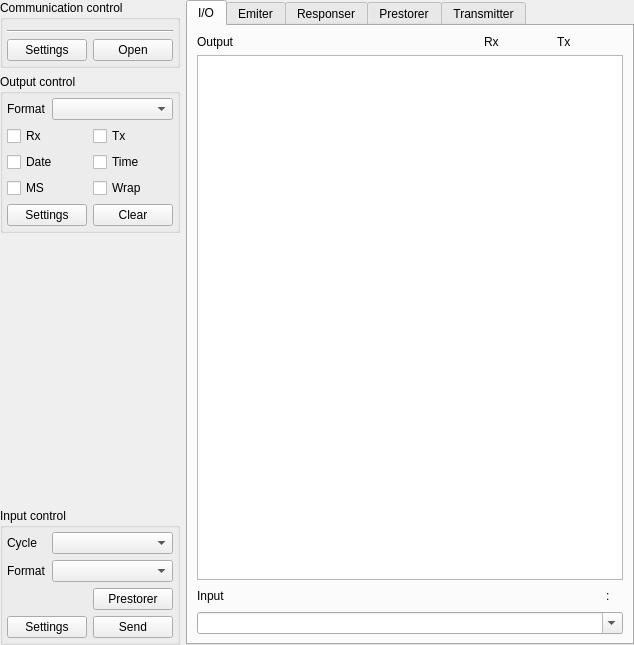
<?xml version="1.0" encoding="UTF-8"?>
<ui version="4.0">
 <class>SAKToolBoxUi</class>
 <widget class="QWidget" name="SAKToolBoxUi">
  <property name="geometry">
   <rect>
    <x>0</x>
    <y>0</y>
    <width>634</width>
    <height>645</height>
   </rect>
  </property>
  <property name="windowTitle">
   <string notr="true">Form</string>
  </property>
  <layout class="QGridLayout" name="gridLayout_3">
   <property name="leftMargin">
    <number>0</number>
   </property>
   <property name="topMargin">
    <number>0</number>
   </property>
   <property name="rightMargin">
    <number>0</number>
   </property>
   <property name="bottomMargin">
    <number>0</number>
   </property>
   <item row="0" column="0">
    <widget class="QWidget" name="widget" native="true">
     <property name="minimumSize">
      <size>
       <width>0</width>
       <height>0</height>
      </size>
     </property>
     <layout class="QVBoxLayout" name="verticalLayout">
      <property name="leftMargin">
       <number>0</number>
      </property>
      <property name="topMargin">
       <number>0</number>
      </property>
      <property name="rightMargin">
       <number>0</number>
      </property>
      <property name="bottomMargin">
       <number>0</number>
      </property>
      <item>
       <widget class="QGroupBox" name="groupBox">
        <property name="title">
         <string>Communication control</string>
        </property>
        <layout class="QGridLayout" name="gridLayout_6">
         <property name="leftMargin">
          <number>4</number>
         </property>
         <property name="topMargin">
          <number>4</number>
         </property>
         <property name="rightMargin">
          <number>4</number>
         </property>
         <property name="bottomMargin">
          <number>4</number>
         </property>
         <item row="1" column="0">
          <widget class="Line" name="line">
           <property name="orientation">
            <enum>Qt::Horizontal</enum>
           </property>
          </widget>
         </item>
         <item row="0" column="0">
          <widget class="QWidget" name="widgetCommunicationToolUi" native="true">
           <property name="minimumSize">
            <size>
             <width>0</width>
             <height>0</height>
            </size>
           </property>
          </widget>
         </item>
         <item row="2" column="0">
          <layout class="QHBoxLayout" name="horizontalLayout_5">
           <item>
            <widget class="QPushButton" name="pushButtonCommunicationSettings">
             <property name="text">
              <string>Settings</string>
             </property>
            </widget>
           </item>
           <item>
            <widget class="QPushButton" name="pushButtonCommunicationOpen">
             <property name="text">
              <string>Open</string>
             </property>
            </widget>
           </item>
          </layout>
         </item>
        </layout>
       </widget>
      </item>
      <item>
       <widget class="QGroupBox" name="groupBox_2">
        <property name="title">
         <string>Output control</string>
        </property>
        <layout class="QGridLayout" name="gridLayout_7">
         <property name="leftMargin">
          <number>4</number>
         </property>
         <property name="topMargin">
          <number>4</number>
         </property>
         <property name="rightMargin">
          <number>4</number>
         </property>
         <property name="bottomMargin">
          <number>4</number>
         </property>
         <item row="0" column="0">
          <widget class="QLabel" name="label_9">
           <property name="sizePolicy">
            <sizepolicy hsizetype="Fixed" vsizetype="Preferred">
             <horstretch>0</horstretch>
             <verstretch>0</verstretch>
            </sizepolicy>
           </property>
           <property name="text">
            <string>Format</string>
           </property>
          </widget>
         </item>
         <item row="0" column="1">
          <widget class="SAKTextFormatComboBox" name="comboBoxOutputFormat"/>
         </item>
         <item row="2" column="0" colspan="2">
          <layout class="QGridLayout" name="gridLayout_5">
           <item row="1" column="0">
            <widget class="SAKCheckBox" name="checkBoxOutputDate">
             <property name="text">
              <string>Date</string>
             </property>
            </widget>
           </item>
           <item row="0" column="1">
            <widget class="SAKCheckBox" name="checkBoxOutputTx">
             <property name="text">
              <string>Tx</string>
             </property>
            </widget>
           </item>
           <item row="0" column="0">
            <widget class="SAKCheckBox" name="checkBoxOutputRx">
             <property name="text">
              <string>Rx</string>
             </property>
            </widget>
           </item>
           <item row="1" column="1">
            <widget class="SAKCheckBox" name="checkBoxOutputTime">
             <property name="text">
              <string>Time</string>
             </property>
            </widget>
           </item>
           <item row="2" column="1">
            <widget class="SAKCheckBox" name="checkBoxOutputWrap">
             <property name="text">
              <string>Wrap</string>
             </property>
            </widget>
           </item>
           <item row="2" column="0">
            <widget class="SAKCheckBox" name="checkBoxOutputMs">
             <property name="text">
              <string>MS</string>
             </property>
            </widget>
           </item>
          </layout>
         </item>
         <item row="3" column="0" colspan="2">
          <layout class="QHBoxLayout" name="horizontalLayout_4">
           <item>
            <widget class="QPushButton" name="pushButtonOutputSettings">
             <property name="text">
              <string>Settings</string>
             </property>
            </widget>
           </item>
           <item>
            <widget class="QPushButton" name="pushButtonOutputClear">
             <property name="text">
              <string>Clear</string>
             </property>
            </widget>
           </item>
          </layout>
         </item>
        </layout>
       </widget>
      </item>
      <item>
       <spacer name="verticalSpacer">
        <property name="orientation">
         <enum>Qt::Vertical</enum>
        </property>
        <property name="sizeHint" stdset="0">
         <size>
          <width>20</width>
          <height>40</height>
         </size>
        </property>
       </spacer>
      </item>
      <item>
       <widget class="QGroupBox" name="groupBox_3">
        <property name="title">
         <string>Input control</string>
        </property>
        <layout class="QGridLayout" name="gridLayout_8">
         <property name="leftMargin">
          <number>4</number>
         </property>
         <property name="topMargin">
          <number>4</number>
         </property>
         <property name="rightMargin">
          <number>4</number>
         </property>
         <property name="bottomMargin">
          <number>4</number>
         </property>
         <item row="0" column="0">
          <widget class="QLabel" name="label_5">
           <property name="sizePolicy">
            <sizepolicy hsizetype="Fixed" vsizetype="Preferred">
             <horstretch>0</horstretch>
             <verstretch>0</verstretch>
            </sizepolicy>
           </property>
           <property name="text">
            <string>Cycle</string>
           </property>
          </widget>
         </item>
         <item row="0" column="1">
          <widget class="QComboBox" name="comboBoxInputIntervel">
           <property name="editable">
            <bool>false</bool>
           </property>
          </widget>
         </item>
         <item row="1" column="0">
          <widget class="QLabel" name="label_6">
           <property name="sizePolicy">
            <sizepolicy hsizetype="Fixed" vsizetype="Preferred">
             <horstretch>0</horstretch>
             <verstretch>0</verstretch>
            </sizepolicy>
           </property>
           <property name="text">
            <string>Format</string>
           </property>
          </widget>
         </item>
         <item row="1" column="1">
          <widget class="SAKTextFormatComboBox" name="comboBoxInputFormat"/>
         </item>
         <item row="2" column="0" colspan="2">
          <layout class="QGridLayout" name="gridLayout">
           <item row="1" column="0">
            <widget class="QPushButton" name="pushButtonInputSettings">
             <property name="text">
              <string>Settings</string>
             </property>
            </widget>
           </item>
           <item row="1" column="1">
            <widget class="QPushButton" name="pushButtonInputSend">
             <property name="text">
              <string>Send</string>
             </property>
            </widget>
           </item>
           <item row="0" column="1">
            <widget class="QPushButton" name="pushButtonPrestorer">
             <property name="text">
              <string>Prestorer</string>
             </property>
            </widget>
           </item>
          </layout>
         </item>
        </layout>
       </widget>
      </item>
     </layout>
    </widget>
   </item>
   <item row="0" column="1">
    <widget class="QTabWidget" name="tabWidget">
     <property name="tabPosition">
      <enum>QTabWidget::North</enum>
     </property>
     <property name="tabShape">
      <enum>QTabWidget::Rounded</enum>
     </property>
     <property name="currentIndex">
      <number>0</number>
     </property>
     <widget class="QWidget" name="tabIO">
      <attribute name="title">
       <string>I/O</string>
      </attribute>
      <layout class="QGridLayout" name="gridLayout_2">
       <item row="0" column="0" colspan="5">
        <layout class="QHBoxLayout" name="horizontalLayout">
         <item>
          <widget class="QLabel" name="label_8">
           <property name="sizePolicy">
            <sizepolicy hsizetype="Expanding" vsizetype="Preferred">
             <horstretch>0</horstretch>
             <verstretch>0</verstretch>
            </sizepolicy>
           </property>
           <property name="text">
            <string>Output</string>
           </property>
          </widget>
         </item>
         <item>
          <widget class="QLabel" name="label_2">
           <property name="styleSheet">
            <string notr="true">QLabel {
	color: &quot;blue&quot;
}</string>
           </property>
           <property name="text">
            <string>Rx</string>
           </property>
          </widget>
         </item>
         <item>
          <widget class="SAKStatisticianToolUi" name="widgetRxStatistician" native="true">
           <property name="minimumSize">
            <size>
             <width>20</width>
             <height>0</height>
            </size>
           </property>
          </widget>
         </item>
         <item>
          <widget class="SAKVelometerToolUi" name="widgetRxVelometer" native="true">
           <property name="minimumSize">
            <size>
             <width>20</width>
             <height>0</height>
            </size>
           </property>
          </widget>
         </item>
         <item>
          <widget class="QLabel" name="label_11">
           <property name="styleSheet">
            <string notr="true">QLabel {
	color: &quot;green&quot;
}</string>
           </property>
           <property name="text">
            <string>Tx</string>
           </property>
          </widget>
         </item>
         <item>
          <widget class="SAKStatisticianToolUi" name="widgetTxStatistician" native="true">
           <property name="minimumSize">
            <size>
             <width>20</width>
             <height>0</height>
            </size>
           </property>
          </widget>
         </item>
         <item>
          <widget class="SAKVelometerToolUi" name="widgetTxVelometer" native="true">
           <property name="minimumSize">
            <size>
             <width>20</width>
             <height>0</height>
            </size>
           </property>
          </widget>
         </item>
        </layout>
       </item>
       <item row="1" column="0" colspan="5">
        <widget class="QTextBrowser" name="textBrowserOutput"/>
       </item>
       <item row="2" column="0" colspan="5">
        <layout class="QHBoxLayout" name="horizontalLayout_2">
         <item>
          <widget class="QLabel" name="label">
           <property name="text">
            <string>Input</string>
           </property>
          </widget>
         </item>
         <item>
          <spacer name="horizontalSpacer">
           <property name="orientation">
            <enum>Qt::Horizontal</enum>
           </property>
           <property name="sizeHint" stdset="0">
            <size>
             <width>40</width>
             <height>20</height>
            </size>
           </property>
          </spacer>
         </item>
         <item>
          <widget class="QLabel" name="labelAlgorithm">
           <property name="text">
            <string notr="true"/>
           </property>
          </widget>
         </item>
         <item>
          <widget class="QLabel" name="label_7">
           <property name="text">
            <string notr="true">:</string>
           </property>
          </widget>
         </item>
         <item>
          <widget class="QLabel" name="labelCrc">
           <property name="text">
            <string/>
           </property>
          </widget>
         </item>
        </layout>
       </item>
       <item row="3" column="0" colspan="5">
        <widget class="SAKComboBox" name="comboBoxInputText">
         <property name="sizePolicy">
          <sizepolicy hsizetype="Expanding" vsizetype="Fixed">
           <horstretch>0</horstretch>
           <verstretch>0</verstretch>
          </sizepolicy>
         </property>
         <property name="editable">
          <bool>true</bool>
         </property>
        </widget>
       </item>
      </layout>
     </widget>
     <widget class="QWidget" name="tabEmiter">
      <attribute name="title">
       <string>Emiter</string>
      </attribute>
     </widget>
     <widget class="QWidget" name="tabResponser">
      <attribute name="title">
       <string>Responser</string>
      </attribute>
     </widget>
     <widget class="QWidget" name="tabPrestorer">
      <attribute name="title">
       <string>Prestorer</string>
      </attribute>
     </widget>
     <widget class="QWidget" name="tabTransmitter">
      <attribute name="title">
       <string>Transmitter</string>
      </attribute>
      <layout class="QGridLayout" name="gridLayout_4">
       <item row="0" column="0">
        <widget class="QTabWidget" name="tabWidgetTransmitter">
         <widget class="QWidget" name="tab">
          <attribute name="title">
           <string>Tab 1</string>
          </attribute>
         </widget>
         <widget class="QWidget" name="tab_2">
          <attribute name="title">
           <string>Tab 2</string>
          </attribute>
         </widget>
        </widget>
       </item>
      </layout>
     </widget>
    </widget>
   </item>
  </layout>
 </widget>
 <customwidgets>
  <customwidget>
   <class>SAKCheckBox</class>
   <extends>QCheckBox</extends>
   <header location="global">sakcheckbox.h</header>
  </customwidget>
  <customwidget>
   <class>SAKTextFormatComboBox</class>
   <extends>QComboBox</extends>
   <header location="global">saktextformatcombobox.h</header>
  </customwidget>
  <customwidget>
   <class>SAKComboBox</class>
   <extends>QComboBox</extends>
   <header location="global">sakcombobox.h</header>
  </customwidget>
  <customwidget>
   <class>SAKVelometerToolUi</class>
   <extends>QWidget</extends>
   <header location="global">SAKVelometerToolUi.h</header>
   <container>1</container>
  </customwidget>
  <customwidget>
   <class>SAKStatisticianToolUi</class>
   <extends>QWidget</extends>
   <header location="global">SAKStatisticianToolUi.h</header>
   <container>1</container>
  </customwidget>
 </customwidgets>
 <resources/>
 <connections>
  <connection>
   <sender>pushButtonOutputClear</sender>
   <signal>clicked()</signal>
   <receiver>textBrowserOutput</receiver>
   <slot>clear()</slot>
   <hints>
    <hint type="sourcelabel">
     <x>163</x>
     <y>205</y>
    </hint>
    <hint type="destinationlabel">
     <x>272</x>
     <y>208</y>
    </hint>
   </hints>
  </connection>
 </connections>
</ui>
